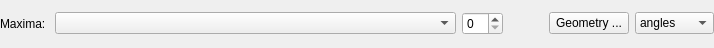
<?xml version="1.0" encoding="UTF-8"?>
<ui version="4.0">
 <class>MaximaToolWidget</class>
 <widget class="QWidget" name="MaximaToolWidget">
  <property name="geometry">
   <rect>
    <x>0</x>
    <y>0</y>
    <width>714</width>
    <height>48</height>
   </rect>
  </property>
  <property name="maximumSize">
   <size>
    <width>16777215</width>
    <height>48</height>
   </size>
  </property>
  <property name="windowTitle">
   <string>Form</string>
  </property>
  <layout class="QGridLayout" name="gridLayout">
   <property name="margin">
    <number>0</number>
   </property>
   <property name="spacing">
    <number>6</number>
   </property>
   <item row="0" column="0">
    <layout class="QHBoxLayout" name="horizontalLayout">
     <item>
      <widget class="QLabel" name="numberLabel">
       <property name="toolTip">
        <string>&lt;html&gt;&lt;head/&gt;&lt;body&gt;&lt;p&gt;Number of maxima to point&lt;/p&gt;&lt;/body&gt;&lt;/html&gt;</string>
       </property>
       <property name="text">
        <string>Maxima: </string>
       </property>
       <property name="buddy">
        <cstring>numberSpinBox</cstring>
       </property>
      </widget>
     </item>
     <item>
      <widget class="QComboBox" name="maximaComboBox">
       <property name="sizePolicy">
        <sizepolicy hsizetype="Expanding" vsizetype="Fixed">
         <horstretch>0</horstretch>
         <verstretch>0</verstretch>
        </sizepolicy>
       </property>
       <property name="toolTip">
        <string>&lt;html&gt;&lt;head/&gt;&lt;body&gt;&lt;p&gt;positions of maxima&lt;/p&gt;&lt;/body&gt;&lt;/html&gt;</string>
       </property>
      </widget>
     </item>
     <item>
      <widget class="QSpinBox" name="numberSpinBox">
       <property name="toolTip">
        <string>&lt;html&gt;&lt;head/&gt;&lt;body&gt;&lt;p&gt;Number of maxima to point&lt;/p&gt;&lt;/body&gt;&lt;/html&gt;</string>
       </property>
      </widget>
     </item>
     <item>
      <spacer name="horizontalSpacer_2">
       <property name="orientation">
        <enum>Qt::Horizontal</enum>
       </property>
       <property name="sizeType">
        <enum>QSizePolicy::Preferred</enum>
       </property>
       <property name="sizeHint" stdset="0">
        <size>
         <width>40</width>
         <height>20</height>
        </size>
       </property>
      </spacer>
     </item>
     <item>
      <widget class="QPushButton" name="angleqPushButton">
       <property name="toolTip">
        <string>input physical parameter</string>
       </property>
       <property name="text">
        <string>Geometry ...</string>
       </property>
      </widget>
     </item>
     <item>
      <widget class="QComboBox" name="angleqComboBox">
       <property name="toolTip">
        <string>select the display space</string>
       </property>
       <item>
        <property name="text">
         <string>angles</string>
        </property>
       </item>
       <item>
        <property name="text">
         <string>q-space</string>
        </property>
       </item>
       <item>
        <property name="text">
         <string>xy-space</string>
        </property>
       </item>
      </widget>
     </item>
    </layout>
   </item>
  </layout>
 </widget>
 <tabstops>
  <tabstop>numberSpinBox</tabstop>
  <tabstop>angleqPushButton</tabstop>
  <tabstop>angleqComboBox</tabstop>
 </tabstops>
 <resources/>
 <connections/>
</ui>
